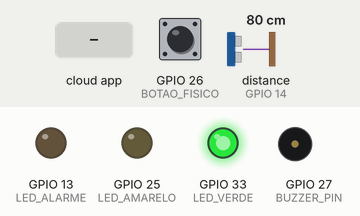
Bench run of a sketch on a simulated ESP32. Parts: output pins drawn as LEDs (lit = HIGH), buzzer (waves = sounding, pin HIGH). Dashed ring = blinking. The test bench sets the inputs (shaded band); at power-on: GPIO 26 (BOTAO_FISICO) LOW, distance to the obstacle (sensor on GPIO 14) 80 cm. The echo pulse lasts 58.3 µs per cm; what the sketch prints to the serial monitor is not drawn.

Above: at 2.7 s.
2.8 s: GPIO 26 (BOTAO_FISICO) pulled HIGH for 3.2 s
At 3.3 s:
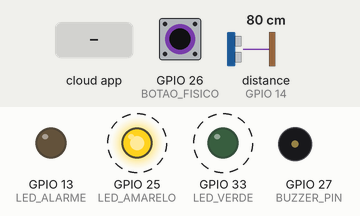
7.5 s: the phone or cloud app sets botaoalarme to true
At 8.4 s:
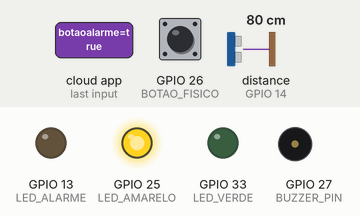
9.3 s: distance to the obstacle (sensor on GPIO 14) set to 16 cm
10.8 s: distance to the obstacle (sensor on GPIO 14) set to 13 cm
At 11.2 s:
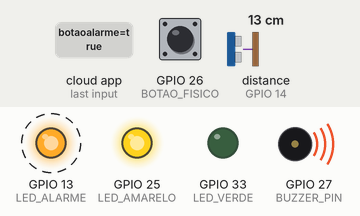
14.0 s: distance to the obstacle (sensor on GPIO 14) set to 18 cm
At 14.6 s:
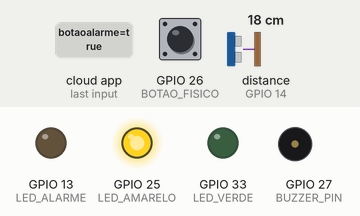
15.5 s: GPIO 26 (BOTAO_FISICO) pulled HIGH for 1 s
At 16.9 s:
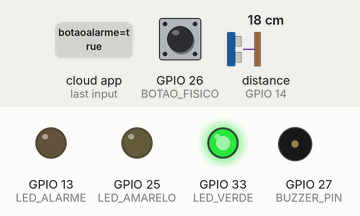
Timing chart, 0 to 18.5 s (numbered marks = the images above; inputs shaded):
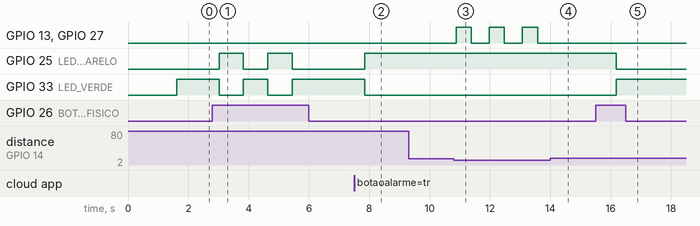

The sketch:

BotaoLed.ino
```cpp
#include <math.h>
#include "AdafruitIO_WiFi.h"
#include "NewPing.h"


#define BUZZER_PIN 27
#define LED_ALARME 13
#define BOTAO_FISICO 26
#define TRIG_PIN 12
#define ECHO_PIN 14
#define LED_AMARELO 25
#define LED_VERDE 33

// Configuração do ultrassonico
#define MAX_DISTANCE 100
NewPing sonar(TRIG_PIN, ECHO_PIN, MAX_DISTANCE);

// Configurações da rede WIFI
#define WIFI_SSID "IIIII"
#define WIFI_PASS "bonas222"

// Autenticação Adafruit IO
#define IO_USERNAME "pedrolemosbonini"
#define IO_KEY "aio_XyOs09aEFiDCPbwmiAlPRFJ8aTpa"

AdafruitIO_WiFi io(IO_USERNAME, IO_KEY, WIFI_SSID, WIFI_PASS);

// #define pinLed 14 //Pino do LED

AdafruitIO_Feed *botaoalarme = io.feed("botaoalarme");
AdafruitIO_Feed *distanciaultrassom = io.feed("distanciaultrassom");

// Variáveis de controle
bool alarmeAtivo = false;
int distancia = 0;
int distancia_anterior = 0;
int LIMITE_DISTANCIA = 15;

void setup() {
  // pinMode(pinLed, OUTPUT);

  pinMode(BUZZER_PIN, OUTPUT);
  pinMode(LED_ALARME, OUTPUT);
  pinMode(LED_AMARELO, OUTPUT);
  pinMode(LED_VERDE, OUTPUT);
  pinMode(BOTAO_FISICO, INPUT);

  Serial.begin(115200);

  while (!Serial)
    ;

  Serial.print("Conectando ao Adafruit IO");
  io.connect();

  while (io.status() < AIO_CONNECTED) {
    Serial.print(".");
    delay(500);
  }

  Serial.println();
  Serial.println(io.statusText());

  // Vincula a função callback ao feed
  botaoalarme->onMessage(handleAlarme);

  Serial.println("Solicitando o estado inicial do alarme: ");
  botaoalarme->get();

  // Configuração do callack, quando o feed receber(atualizar) um valor
  //botaoled -> onMessage(handleBotaoLed);
  // Registra a função de callback
  // Ela será chamada sempre que o feed receber um novo dado
}

void loop() {

  // // Manter a conexão com o Adafruit IO ativa
  io.run();


  // Leitura do botão físico
  if (digitalRead(BOTAO_FISICO) == 1) {
    delay(200);
    alarmeAtivo = !alarmeAtivo;

    botaoalarme->save(String(alarmeAtivo ? "true" : "false"));
    Serial.println(alarmeAtivo ? "Alarme ARMADO pelo botao fisico" : "alarme DESARMADO pelo botao fisico");
  }


  // // Chamada da função publish
  // // publicacao();

  distancia_anterior = distancia;
  distancia = sonar.ping_cm();

  if (distancia != 0 && distancia != distancia_anterior) {
    // Só envia distancias válidas
    distanciaultrassom->save(distancia);
    Serial.print("Distancia: ");
    Serial.println(distancia);
  }

  if (alarmeAtivo) {
    digitalWrite(LED_AMARELO, HIGH);
    digitalWrite(LED_VERDE, LOW);
  } else {
    digitalWrite(LED_AMARELO, LOW);
    digitalWrite(LED_VERDE, HIGH);
  }

  // Ativação ou desativação do alarme
  if (alarmeAtivo && distancia > 0 && distancia < LIMITE_DISTANCIA) {
    ativarAlerta();
  } else {
    desligarAlerta();
  }

  delay(500);  //Intervalo ideal para a Adafruit
}
```

alarme.ino
```cpp
void handleAlarme(AdafruitIO_Data *data) {
  static bool primeiraChamada = true;   // só vale na 1ª vez
  String valor = data->toString();

  Serial.print(F("Valor recebido do feed: "));
  Serial.println(valor);

  if (primeiraChamada) {
    // sincroniza o estado inicial sem disparar mensagens extras
    alarmeAtivo = (valor == "true");
    digitalWrite(LED_AMARELO, alarmeAtivo ? HIGH : LOW);
    digitalWrite(LED_VERDE,   alarmeAtivo ? LOW  : HIGH);

    primeiraChamada = false;
    return;
  }

  // ===== Reage apenas a mudanças após inicialização =====
  if (valor == "true") {
    alarmeAtivo = true;
    digitalWrite(LED_AMARELO, HIGH);
    digitalWrite(LED_VERDE, LOW);
    Serial.println("Alarme Armado pelo dash / app!");
  } else {
    alarmeAtivo = false;
    digitalWrite(LED_AMARELO, LOW);
    digitalWrite(LED_VERDE, HIGH);
    Serial.println("Alarme Desarmado pelo dash / app!");
  }
}

void ativarAlerta(){
  digitalWrite(BUZZER_PIN, HIGH);
  digitalWrite(LED_ALARME, HIGH);
  delay(500);
  digitalWrite(BUZZER_PIN, LOW);
  digitalWrite(LED_ALARME, LOW);
}

void desligarAlerta(){
  digitalWrite(BUZZER_PIN, LOW);
  digitalWrite(LED_ALARME, LOW);
}
```

buzzer.ino
```cpp
void testeBuzzer(){
  digitalWrite(BUZZER_PIN, HIGH);
  delay(500);
  digitalWrite(BUZZER_PIN, LOW);
  delay(500);
}
```

led.ino
```cpp
void testeLed(){
  digitalWrite(LED_ALARME, HIGH);
  delay(500);
  digitalWrite(LED_ALARME, LOW);
  delay(500);
}
```

pushbutton.ino
```cpp
void testeBotao(int pinoBotao){
  Serial.print(F("Estado Botão: "));
  Serial.println(digitalRead(pinoBotao));
  delay(500);
}
```

subscribe.ino
```cpp
// // Função chamada automaticamente quando o feed receber atualizações
// void handleBotaoLed(AdafruitIO_Data * data){
//   bool botao = data -> toBool();

//   Serial.print("Status: ");
//   Serial.println(botao);

//   // Lógica para acender ou não o LED
//   if(!botao){
//     digitalWrite(pinLed, HIGH);
//   }
//   else{
//     digitalWrite(pinLed, LOW);
//   }
// }
```

Measured:
- the behaviour switches between 15 and 14 cm on distance to the obstacle (sensor on GPIO 14) (found by bisection; images 2 and 3)
- after the input at 2.8 s, GPIO 25 (LED_AMARELO): alternates HIGH for 0.81 s and LOW for 0.81 s, 4 changes in all, then stays LOW, starting after 0.22 s; GPIO 33 (LED_VERDE): alternates HIGH for 0.81 s and LOW for 0.81 s, 4 changes in all, then stays HIGH, starting after 0.22 s
- after the input at 7.5 s, GPIO 25 (LED_AMARELO): LOW → HIGH after 0.35 s; GPIO 33 (LED_VERDE): HIGH → LOW after 0.35 s
- after the input at 9.3 s, every drawn part: stays the same
- after the input at 10.8 s, GPIO 13 (LED_ALARME), GPIO 27 (BUZZER_PIN): alternates HIGH for 0.50 s and LOW for 0.60 s, starting after 0.08 s
- after the input at 14.0 s, GPIO 13 (LED_ALARME), GPIO 27 (BUZZER_PIN): stays LOW (without the input it goes to HIGH after 0.18 s)
- after the input at 15.5 s, GPIO 25 (LED_AMARELO): HIGH → LOW after 0.69 s; GPIO 33 (LED_VERDE): LOW → HIGH after 0.69 s
